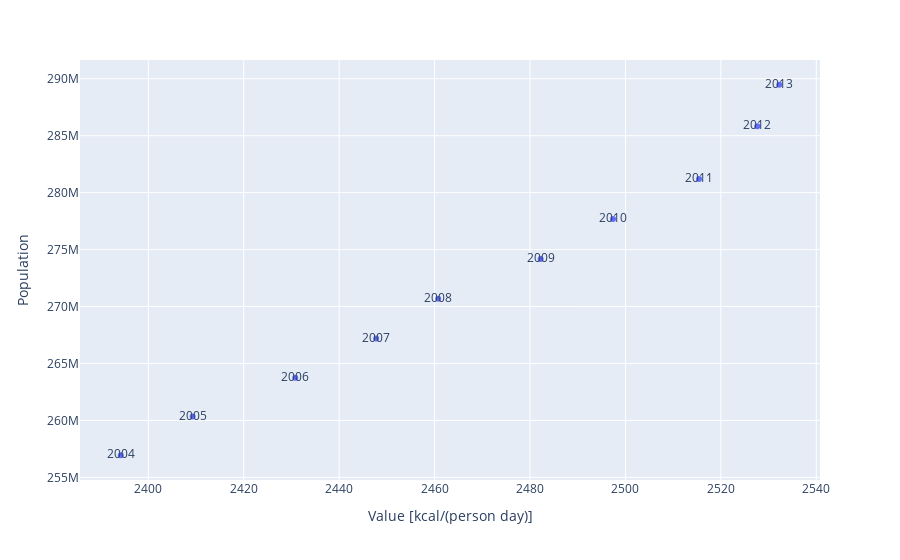

Write notebook code for a chart like this one.
### Markdown cell above
### Relationship between the Mean consumption and Mean population

### Code cell
px.scatter(meanSPo_Y, x='Value [kcal/(person day)]', y='Population', text='Year')

### Figure 1 — Plotly figure (JSON) as saved in the notebook; plotly's stock layout.template omitted (floating-point values rounded to 4 significant figures)
{"data": [{"hovertemplate": "Value [kcal/(person day)]=%{x}<br>Population=%{y}<br>Year=%{text}<extra></extra>", "legendgroup": "", "marker": {"color": "#636efa", "symbol": "circle"}, "mode": "markers+text", "name": "", "orientation": "v", "showlegend": false, "text": ["2004", "2005", "2006", "2007", "2008", "2009", "2010", "2011", "2012", "2013"], "type": "scatter", "x": [2394.0, 2409.0, 2431.0, 2448.0, 2461.0, 2482.0, 2497.0, 2515.0, 2528.0, 2532.0], "xaxis": "x", "y": [256900000.0, 260300000.0, 263800000.0, 267200000.0, 270700000.0, 274200000.0, 277700000.0, 281200000.0, 285800000.0, 289500000.0], "yaxis": "y"}], "layout": {"legend": {"tracegroupgap": 0}, "margin": {"t": 60}, "xaxis": {"anchor": "y", "domain": [0, 1], "title": {"text": "Value [kcal/(person day)]"}}, "yaxis": {"anchor": "x", "domain": [0, 1], "title": {"text": "Population"}}}}
